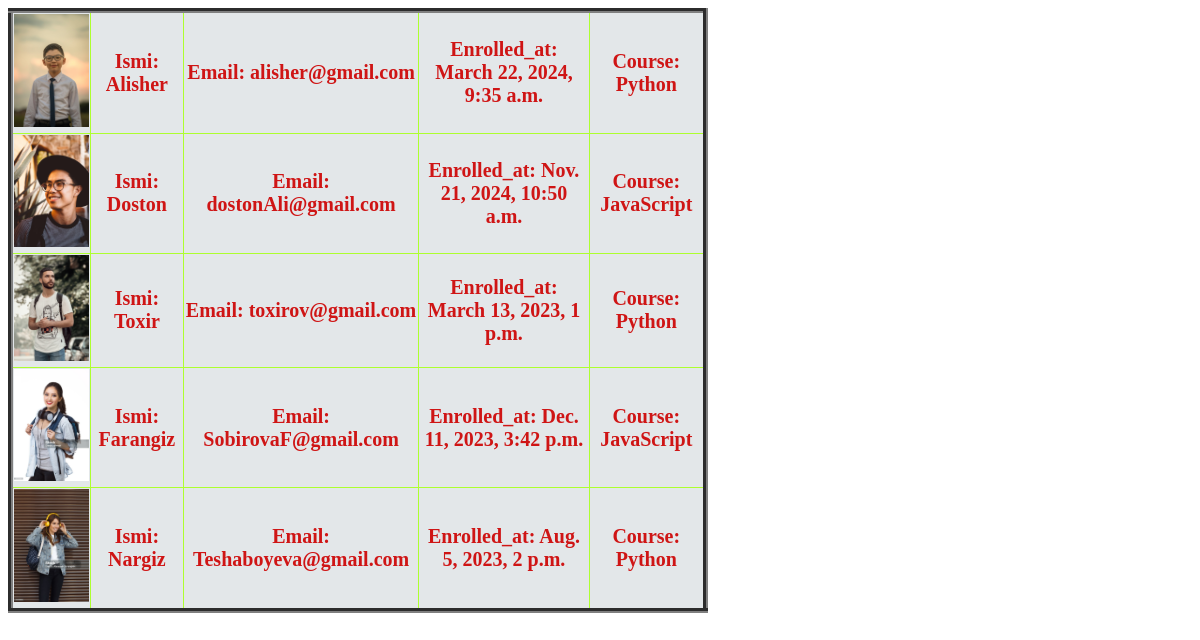
The page /student/ on the database its author committed.
### news/models.py (models this page shows, shortened)
class Student(models.Model):
    name = models.CharField(max_length=25)
    email = models.CharField(max_length=50)
    enrolled_at = DateTimeField()
    photo = models.ImageField(upload_to="students/photos/", blank=True, null=True)
    course =models.ForeignKey(Course, on_delete=CASCADE)
    published = models.BooleanField(default=True)

class Course(models.Model):
    title = models.CharField(max_length=150)
    description =  models.TextField()
    created_at = models.DateTimeField()
    updated_at = models.DateTimeField()
    def __str__(self):
        return self.title

### news/views.py (the view)
# urls.py: path('student/', student),
def student(request):
    students = Student.objects.all()
    return render(request, 'student.html', {'students' : students})

### templates/student.html (shortened to what this page needs)
<!DOCTYPE html>
<html lang="en">
<head>
</head>
<body>
    <table border="5">
        {% for student in students %}
            <tr>
                {% if student.photo %}
                <th><img src="{{ student.photo.url }}" width="75px"></th>
                {% endif %}
                <th><b>Ismi:</b> {{ student.name }}</th>
                <th><b>Email:</b> {{ student.email }}</th>
                <th><b>Enrolled_at:</b> {{ student.enrolled_at }}</th>
                <th><b>Course:</b> {{ student.course }}</th>
            </tr>
        {% endfor %}
    </table>
</body>
</html>

### templates/student.html (style rules this page uses)
table { border-collapse: collapse; width: 700px; font-size: 20px; }
td,th { background-color: rgb(247, 66, 66); border: 1px solid greenyellow; color: rgb(18, 8, 109); }
th { color: rgb(207, 21, 21);background-color: rgb(227, 231, 233); }

### rows shown on the page
Student: photo (picture), name "Alisher", email "alisher@gmail.com", enrolled_at "March 22, 2024, 9:35 a.m.", course "Python"
Student: photo (picture), name "Doston", email "dostonAli@gmail.com", enrolled_at "Nov. 21, 2024, 10:50 a.m.", course "JavaScript"
Student: photo (picture), name "Toxir", email "toxirov@gmail.com", enrolled_at "March 13, 2023, 1 p.m.", course "Python"
Student: photo (picture), name "Farangiz", email "SobirovaF@gmail.com", enrolled_at "Dec. 11, 2023, 3:42 p.m.", course "JavaScript"
Student: photo (picture), name "Nargiz", email "Teshaboyeva@gmail.com", enrolled_at "Aug. 5, 2023, 2 p.m.", course "Python"
